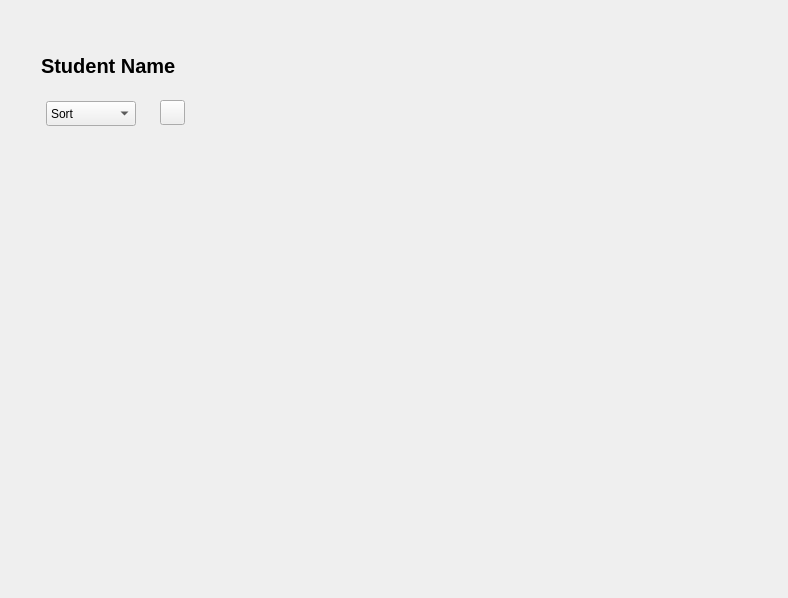
<?xml version="1.0" encoding="UTF-8"?>
<ui version="4.0">
 <class>Frame</class>
 <widget class="QFrame" name="Frame">
  <property name="geometry">
   <rect>
    <x>0</x>
    <y>0</y>
    <width>788</width>
    <height>598</height>
   </rect>
  </property>
  <property name="windowTitle">
   <string>Frame</string>
  </property>
  <widget class="QWidget" name="verticalLayoutWidget">
   <property name="geometry">
    <rect>
     <x>40</x>
     <y>150</y>
     <width>641</width>
     <height>341</height>
    </rect>
   </property>
   <layout class="QVBoxLayout" name="verticalLayout"/>
  </widget>
  <widget class="QComboBox" name="comboBox">
   <property name="geometry">
    <rect>
     <x>46</x>
     <y>101</y>
     <width>90</width>
     <height>25</height>
    </rect>
   </property>
   <item>
    <property name="text">
     <string>Sort</string>
    </property>
   </item>
   <item>
    <property name="text">
     <string>ID</string>
    </property>
   </item>
   <item>
    <property name="text">
     <string>Name</string>
    </property>
   </item>
  </widget>
  <widget class="QLabel" name="frameName_TBS">
   <property name="geometry">
    <rect>
     <x>41</x>
     <y>51</y>
     <width>251</width>
     <height>30</height>
    </rect>
   </property>
   <property name="font">
    <font>
     <pointsize>15</pointsize>
     <weight>75</weight>
     <bold>true</bold>
    </font>
   </property>
   <property name="text">
    <string>Student Name</string>
   </property>
   <property name="alignment">
    <set>Qt::AlignLeading|Qt::AlignLeft|Qt::AlignVCenter</set>
   </property>
  </widget>
  <widget class="QToolButton" name="toolButton_4">
   <property name="geometry">
    <rect>
     <x>160</x>
     <y>100</y>
     <width>25</width>
     <height>25</height>
    </rect>
   </property>
   <property name="styleSheet">
    <string notr="true">border-image:url(:/all/images/printIcon.png)</string>
   </property>
   <property name="text">
    <string/>
   </property>
  </widget>
 </widget>
 <resources>
  <include location="../images.qrc"/>
 </resources>
 <connections/>
</ui>
